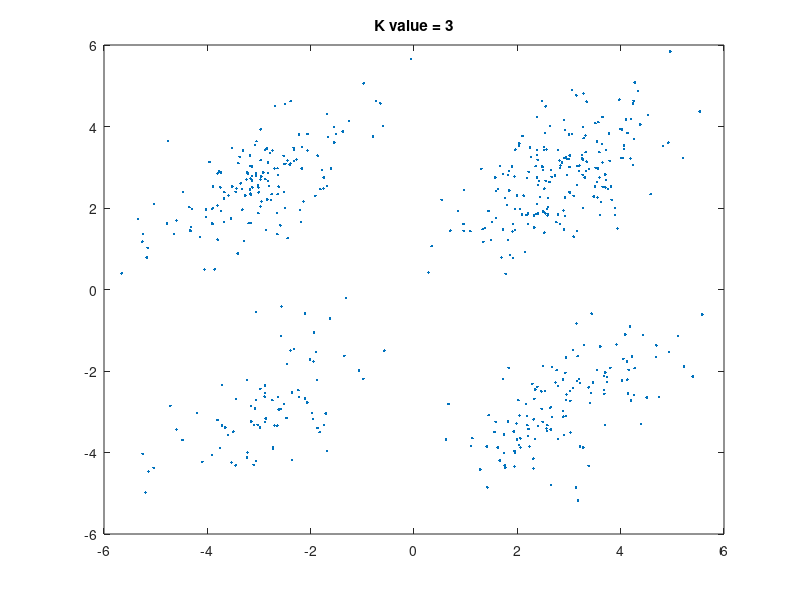
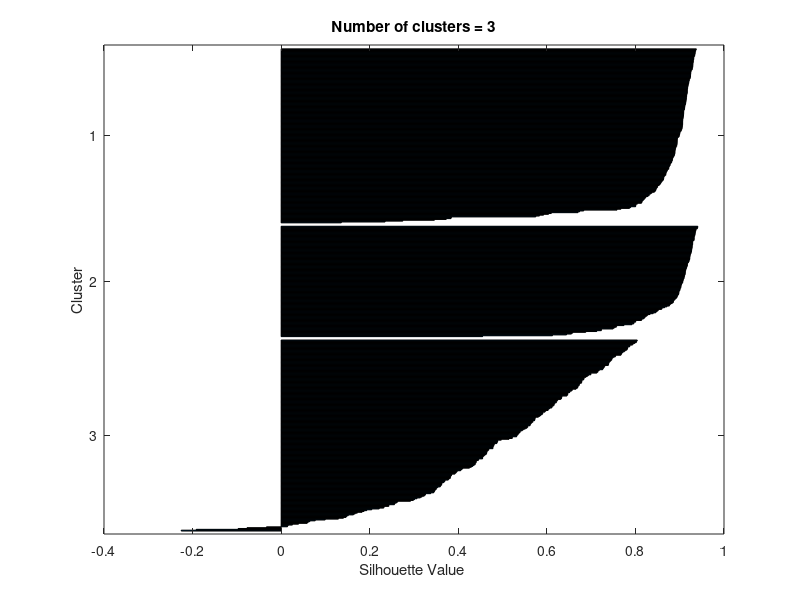
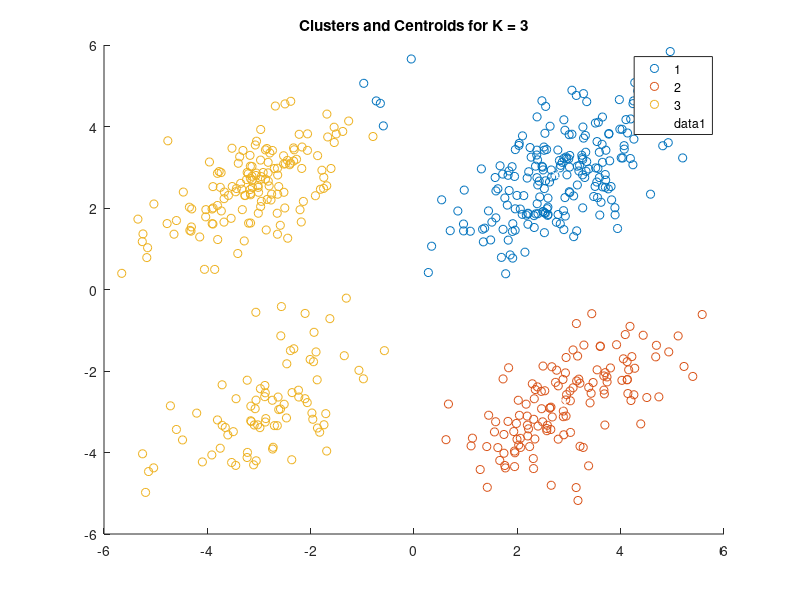
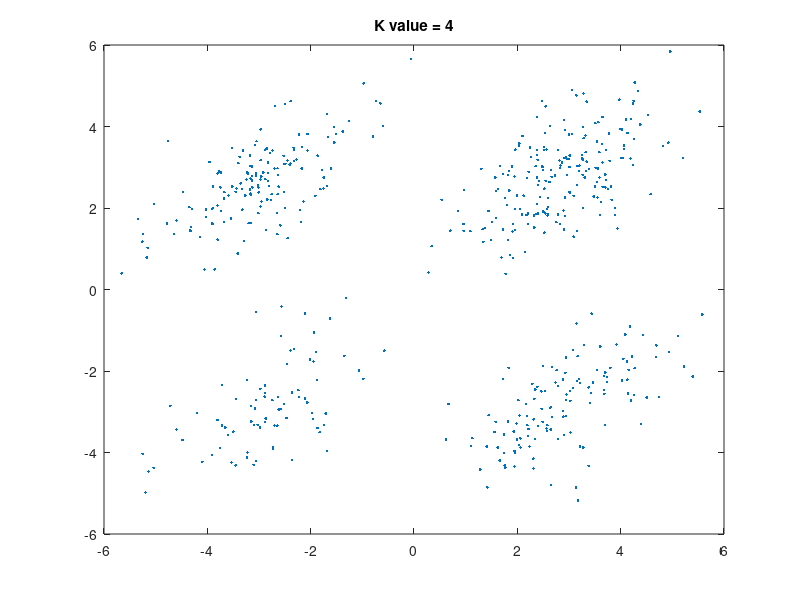

Reproduce these figures in MATLAB, in order.
% get the values only as data
values = load('kmeansdata.mat');
data = values.X;

% initializing a zeros matrix to store mean silhouette values
silh_values = zeros(3,1);

for k = 3:5
    figure;
    plot(data(:,1),data(:,2),'.');
    title(['K value = ', num2str(k)]);
    % calling kmeans
    [idx,C,sumd]=kmeans(data,k);

    [silh,h] = silhouette(data,idx,'sqEuclidean');
    title(['Number of clusters = ' int2str(k)]);
    xlabel 'Silhouette Value ';
    ylabel 'Cluster';

    %inserting the mean silhouette value to calculate the optimal k value
    %later with max(silh_values)
    silh_values(k-2) = mean(silh);

    figure;
    % plotting cluster in a scatter plot as we have multiple culusters
    gscatter(data(:,1), data(:,2), idx);
    hold on;
    % marking centroids with x in the scatter plot
    plot(C(:,1), C(:,2), 'wx');
    hold off;
    title(['Clusters and Centroids for K = ' int2str(k)]);
    hold off;
end

%getting only the index ang ignoring the max value to display
[~ , best_k_value] = max(silh_values);

% recorrecting the value by adding +2 beacuse [1=>3, 2=>4, 3=>5]
fprintf("best k value is %d", best_k_value+2);

